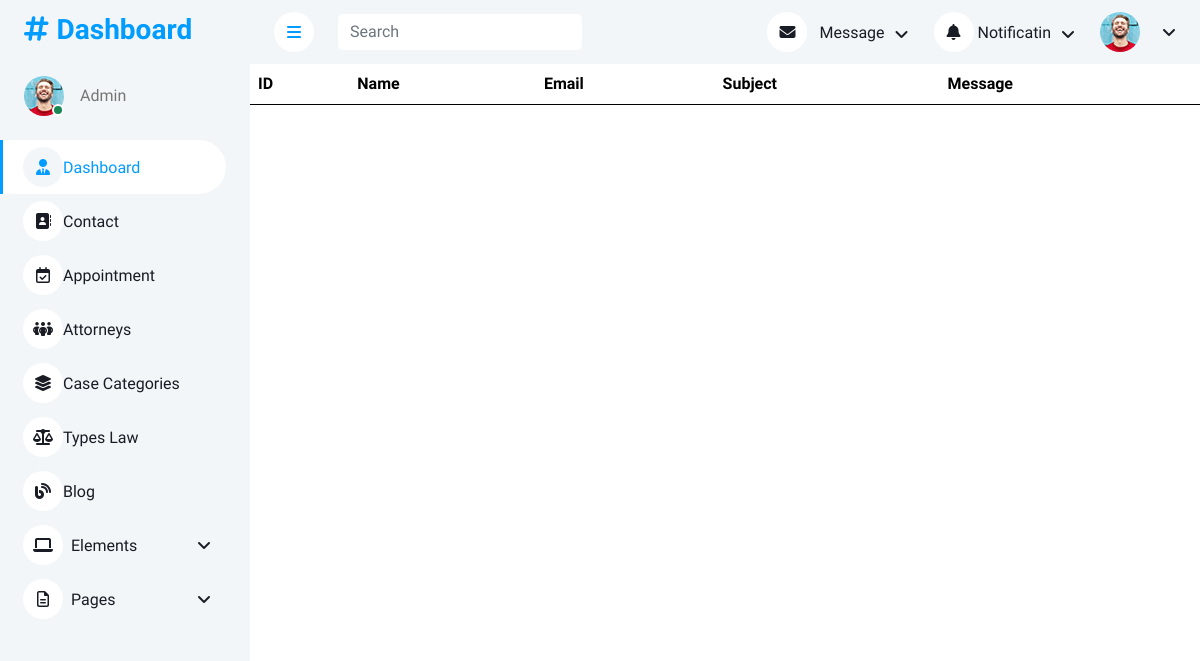
Before: /contact with the older database file.
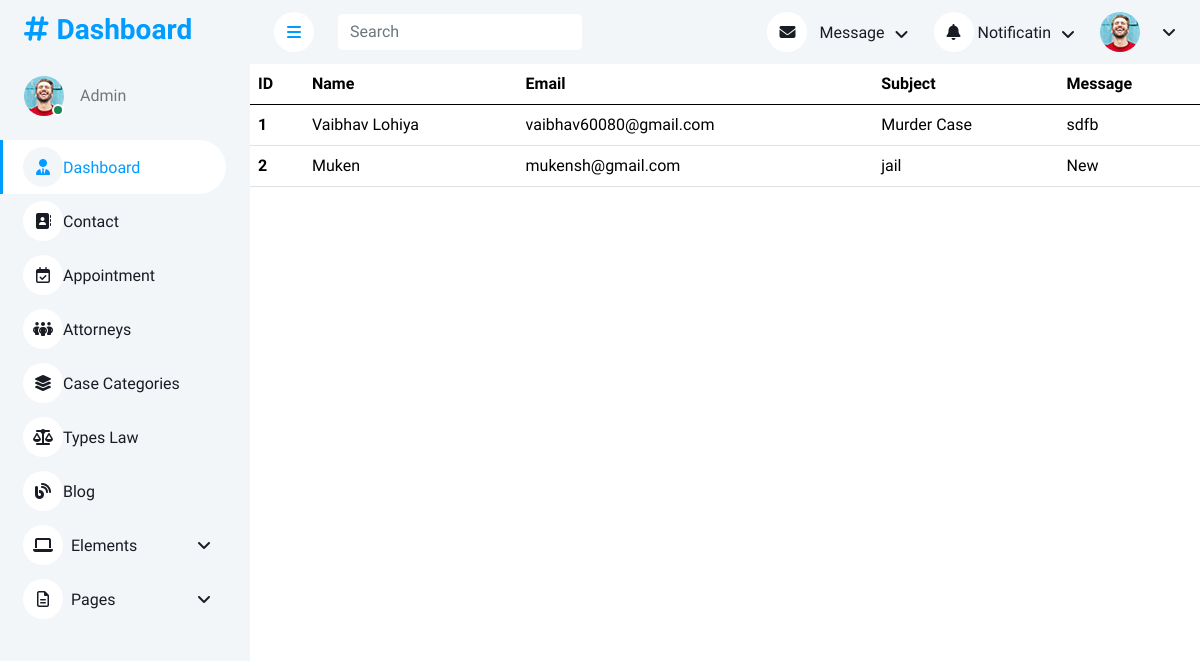
After: the same page with the newer database file.
### userapp/models.py (models this page shows, shortened)
class contact(models.Model):
    name = models.CharField(max_length=25)
    email = models.EmailField()
    subject = models.CharField(max_length=25)
    message = models.CharField(max_length=100)

### adminapp/views.py (the view)
# urls.py: path('contact', views.Show_contact),
def Show_contact(request):
    data = contact.objects.all
    return render(request,'adminapp/contact.html',{"data":data})

### templates/adminapp/contact.html (shortened to what this page needs)
<!DOCTYPE html>
{% load static %}
<html lang="en">
<head>
    <link href="https://cdnjs.cloudflare.com/ajax/libs/font-awesome/6.7.2/css/all.min.css" rel="stylesheet">
    <link href="https://cdn.jsdelivr.net/npm/bootstrap-icons@1.4.1/font/bootstrap-icons.css" rel="stylesheet">
    <link href="https://cdn.jsdelivr.net/npm/bootstrap@5.3.3/dist/css/bootstrap.min.css" rel="stylesheet">
    <link href="{% static 'adminapp/lib/owlcarousel/assets/owl.carousel.min.css'%}" rel="stylesheet">
    <link href="{% static 'adminapp/lib/tempusdominus/css/tempusdominus-bootstrap-4.min.css'%}" rel="stylesheet">
    <link href="{% static 'adminapp/css/bootstrap.min.css' %}" rel="stylesheet">
    <link href="{% static 'adminapp/css/style.css' %}" rel="stylesheet">
</head>
<body>
    <div class="container-xxl position-relative bg-white d-flex p-0">
        {% include 'adminapp/sidebar.html' %}
        <div class="content">
            {% include 'adminapp/navbar.html' %}
            <table class="table">
                <thead>
                    <tr>
                        <th scope="col">ID</th>
                        <th scope="col">Name</th>
                        <th scope="col">Email</th>
                        <th scope="col">Subject</th>
                        <th scope="col">Message</th>
                    </tr>
                </thead>
                <tbody>
                    {% for i in data %}
                        <tr>
                            <th scope="row">{{ i.id }}</th>
                            <td>{{ i.name }}</td>
                            <td>{{ i.email }}</td>
                            <td>{{ i.subject }}</td>
                            <td>{{ i.message }}</td>
                        </tr>
                    {% endfor %}
                </tbody>
            </table>
        </div>
    </div>
</body>
</html>

Changed rows visible on the page:
added contact: id "1", name "Vaibhav Lohiya", email "vaibhav60080@gmail.com", subject "Murder Case", message "sdfb"
added contact: id "2", name "Muken", email "mukensh@gmail.com", subject "jail", message "New"
